Frame 1 (no input): blank canvas, image omitted
Frame 60 (no input): blank canvas, image omitted
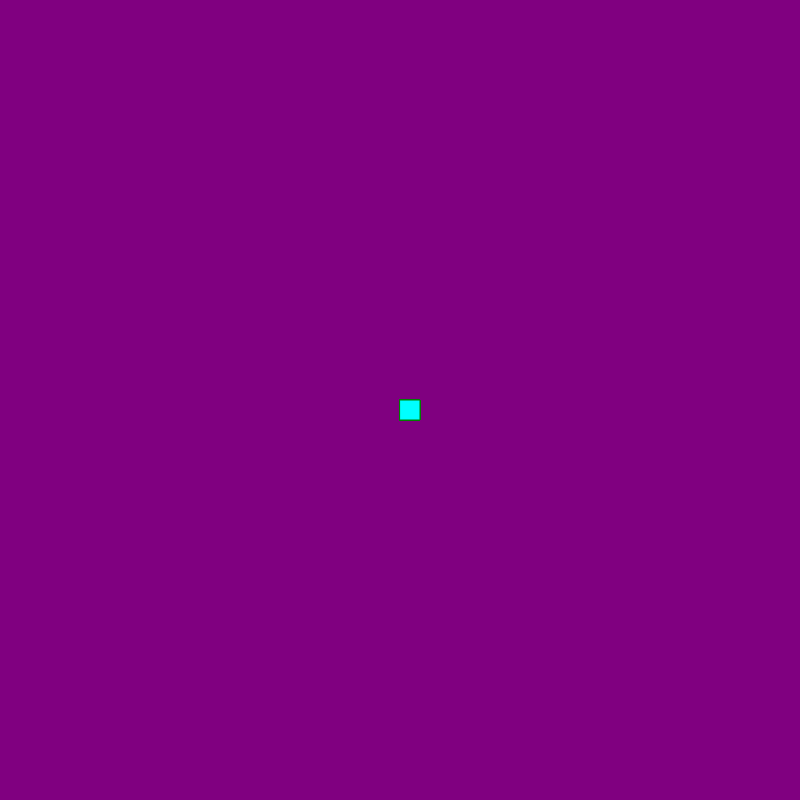
Frame 120 (the mouse pressed at the canvas centre since frame 60)

The p5.js sketch whose frames 1 and 60 were blank and that drew this single picture after the mouse press (run headless with seeded random() and noise() and a simulated clock; from frame 60 on, the mouse is pressed at the canvas centre):

// p5.js sketch
// ── sketch.js
function setup() {
    createCanvas(800, 800);
    background ("purple");
  }
  
  function draw() {
    stroke("green");
    fill("cyan");
    
    if(mouseIsPressed) {
  rect (mouseX, mouseY, 20, 20);
   }
  }  
